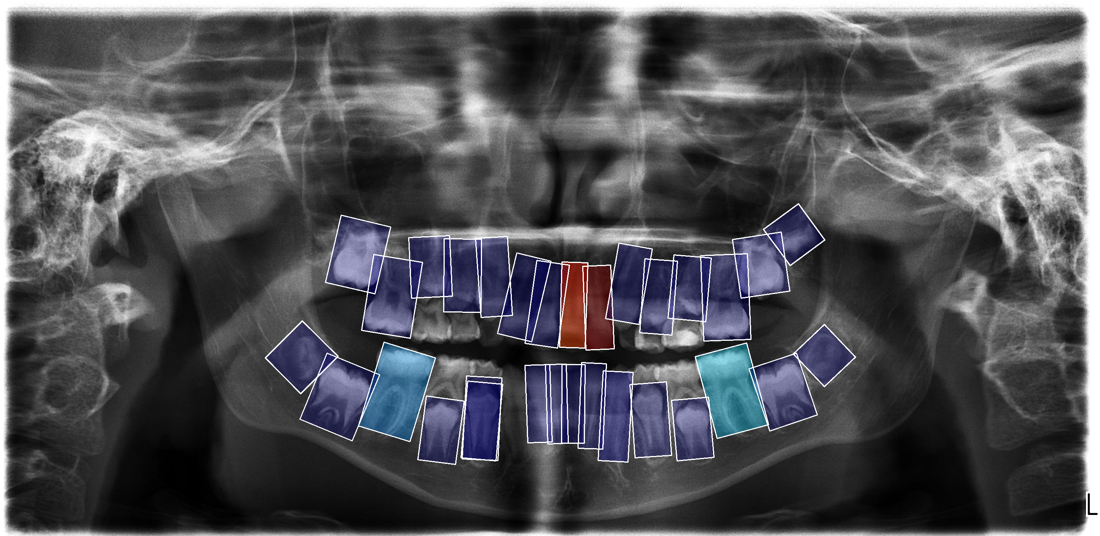

Recreate this plot in Python.

import argparse
import importlib.util
import os

import cv2
import numpy as np
import pandas as pd
import torch
import torch.nn as nn
import torch.nn.functional as F
import matplotlib
matplotlib.use('Agg')
import matplotlib.pyplot as plt

def load_module(path):
    spec = importlib.util.spec_from_file_location('hma_model', os.path.abspath(path))
    mod = importlib.util.module_from_spec(spec)
    spec.loader.exec_module(mod)
    return mod

def build_model(mod, ckpt, dev):
    model = mod.HMAAgePredictorV10(l1_backbone='resnet50', l3_backbone='resnet34',
                                   use_coral=True).to(dev)
    state = torch.load(ckpt, map_location=dev)
    model.load_state_dict(state)
    model.eval()
    return model

def read_obb(path):
    obb = {}
    for line in open(path):
        p = line.split()
        if len(p) == 6:
            obb[int(p[0])] = tuple(float(v) for v in p[1:])
    return obb

def main():
    ap = argparse.ArgumentParser(description='Per-tooth Grad-CAM with global normalisation.')
    ap.add_argument('--train-py', default=os.path.join(os.path.dirname(os.path.abspath(__file__)),
                                                       '..', 'hma_net', 'hma_net.py'))
    ap.add_argument('--csv', required=True)
    ap.add_argument('--labels-root', default='.', help='prefix prepended to the paths in the CSV')
    ap.add_argument('--ckpt', required=True)
    ap.add_argument('--index', type=int, default=0, help='row index within the selected split')
    ap.add_argument('--split', default='test')
    ap.add_argument('--out', default='gradcam_l3_per_tooth.png')
    ap.add_argument('--device', default='cuda' if torch.cuda.is_available() else 'cpu')
    ap.add_argument('--crop-factor', type=float, default=1.4 * 1.6,
                    help='how much larger than the box the 64x64 tile of the CAM is (default 1.4*1.6)')
    ap.add_argument('--vmax-pct', type=float, default=98.0, help='upper percentile of the global scale')
    ap.add_argument('--pmin-pct', type=float, default=10.0, help='lower percentile of the global scale')
    ap.add_argument('--alpha-base', type=float, default=0.30)
    ap.add_argument('--alpha-scale', type=float, default=0.15, help='extra alpha for the strongest tooth')
    ap.add_argument('--line-width', type=int, default=2)
    args = ap.parse_args()

    dev = torch.device(args.device)
    mod = load_module(args.train_py)
    df = pd.read_csv(args.csv)
    te = df[df['split'] == args.split].reset_index(drop=True)
    row = te.iloc[args.index]
    img = cv2.imread(os.path.join(args.labels_root, row['img_path']))
    img_rgb = cv2.cvtColor(img, cv2.COLOR_BGR2RGB)
    H, W = img_rgb.shape[:2]
    print('full W,H:', W, H)
    obb = read_obb(os.path.join(args.labels_root, row['label_path']))

    model = build_model(mod, args.ckpt, dev)
    ds = mod.DentalAgeDatasetV10(te, img_size=256, jaw_mode='crop', training=False)
    sample = ds[args.index]
    mask0 = sample['mask'].clone()
    fdi = sample['fdi'].numpy()
    valid = [t for t in range(sample['teeth'].shape[0]) if mask0[t] > 0 and int(fdi[t]) in obb]
    print('valid teeth:', len(valid))

    last_conv = None
    for mm in model.l3_encoder.bb.modules():
        if isinstance(mm, nn.Conv2d):
            last_conv = mm
    acts = {}
    last_conv.register_forward_hook(lambda m, i, o: acts.__setitem__('x', o))

    def run_forward(mask_t):
        batch = {}
        for k, v in sample.items():
            batch[k] = (torch.as_tensor(mask_t).unsqueeze(0) if k == 'mask'
                        else torch.as_tensor(v).unsqueeze(0)).to(dev)
        model.zero_grad()
        with torch.enable_grad():
            out = model(batch)
            age = out[0]
        act = acts['x'].detach().clone()
        grad = torch.autograd.grad(age, acts['x'], retain_graph=True)[0].detach().clone()
        return age.item(), grad, act

    tooth_cams, tooth_energy = {}, {}
    for t in valid:
        m_t = torch.zeros_like(mask0)
        m_t[t] = 1.0
        _, grad_t, act_t = run_forward(m_t)
        cam = F.relu((grad_t[t].unsqueeze(0) * act_t[t].unsqueeze(0)).sum(dim=1, keepdim=True))[0, 0].numpy()
        cam = cv2.resize(cam, (64, 64), interpolation=cv2.INTER_LINEAR)
        tooth_cams[t] = cam
        tooth_energy[t] = float(cam.sum())

    allcams = np.stack([tooth_cams[t] for t in valid])
    vmax = np.percentile(allcams, args.vmax_pct)
    pmin = np.percentile(allcams, args.pmin_pct)
    print('global cam min=%.4f max=%.4f  vmax=%.4f pmin=%.4f' % (allcams.min(), allcams.max(), vmax, pmin))
    energies = np.array([tooth_energy[t] for t in valid])
    emax, emin = energies.max(), energies.min()

    fraction = 1.0 / args.crop_factor
    overlay = img_rgb.astype(np.float32) / 255.0

    def box_geometry(fid):
        cx, cy, cw, ch, ang = obb[fid]
        cx_i, cy_i, w_i, h_i = cx * W, cy * H, cw * W, ch * H
        ra = np.deg2rad(ang)
        c, s = np.cos(ra), np.sin(ra)
        hw, hh = w_i / 2, h_i / 2
        return cx_i, cy_i, hw, hh, c, s

    for t in valid:
        fid = int(fdi[t])
        cam_g = np.clip((tooth_cams[t] - pmin) / (vmax - pmin + 1e-12), 0, 1)
        cx_i, cy_i, hw, hh, c, s = box_geometry(fid)
        n = cam_g.shape[0]
        half = int(n * fraction / 2)
        cc = n // 2
        cam_tooth = cam_g[cc - half:cc + half, cc - half:cc + half]
        pts = [(cx_i + sx * hw * c - sy * hh * s, cy_i + sx * hw * s + sy * hh * c)
               for sx, sy in [(-1, -1), (1, -1), (1, 1), (-1, 1)]]
        xmin = min(p[0] for p in pts); xmax = max(p[0] for p in pts)
        ymin = min(p[1] for p in pts); ymax = max(p[1] for p in pts)
        bw, bh = int(xmax - xmin), int(ymax - ymin)
        if bw <= 2 or bh <= 2:
            continue
        x0, y0 = int(xmin), int(ymin)
        x0c, y0c = max(0, x0), max(0, y0)
        x1c, y1c = min(W, x0 + bw), min(H, y0 + bh)
        cam_r = cv2.resize(cam_tooth.astype(np.float32), (bw, bh))
        cam_col = plt.cm.jet(np.clip(cam_r, 0, 1))[:, :, :3]
        yy, xx = np.mgrid[y0c:y1c, x0c:x1c].astype(np.float32)
        dx, dy = xx - cx_i, yy - cy_i
        lx, ly = c * dx + s * dy, -s * dx + c * dy
        in_box = (np.abs(lx) <= hw) & (np.abs(ly) <= hh)
        region = overlay[y0c:y1c, x0c:x1c].copy()
        cam_slice = cam_col[y0c - y0:y1c - y0, x0c - x0:x1c - x0]
        gnorm = (tooth_energy[t] - emin) / (emax - emin + 1e-12)
        alpha = args.alpha_base + args.alpha_scale * gnorm
        overlay[y0c:y1c, x0c:x1c] = np.where(in_box[..., None],
                                             (1 - alpha) * region + alpha * cam_slice, region)

    for t in valid:
        cx_i, cy_i, hw, hh, c, s = box_geometry(int(fdi[t]))
        pts = [(int(cx_i + sx * hw * c - sy * hh * s), int(cy_i + sx * hw * s + sy * hh * c))
               for sx, sy in [(-1, -1), (1, -1), (1, 1), (-1, 1)]]
        cv2.polylines(overlay, np.array([pts], np.int32), True, (1, 1, 1), args.line_width)

    out = np.uint8(np.clip(overlay, 0, 1) * 255)
    cv2.imwrite(args.out, cv2.cvtColor(out, cv2.COLOR_RGB2BGR))
    print('saved', args.out, out.shape)

if __name__ == '__main__':
    main()
